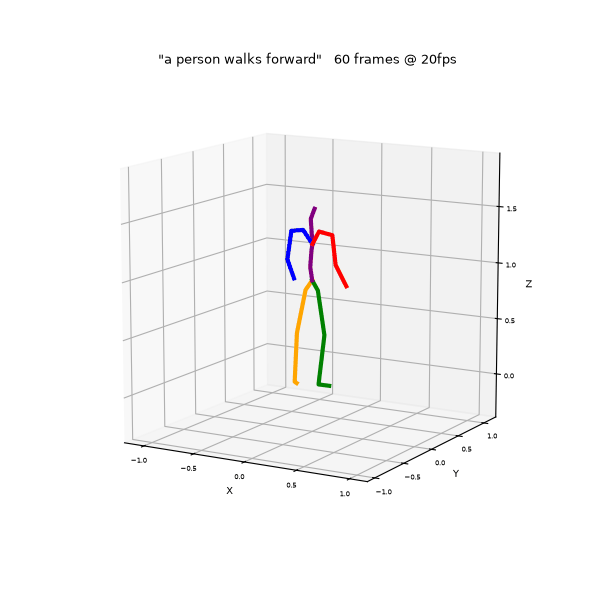
#> input picture assets/gifs/vae/00_a_person_walks_forward_60f.gif, 600 x 600 px
$ python make_filmstrip.py
#> lines starting #> are read from the running program, lines starting #| are printed output that depends on the picture
#!/usr/bin/env python
"""Grille de squelettes (version FR) : lignes = prompts, colonnes = instants."""
import os
import matplotlib
matplotlib.use("Agg")
import matplotlib.pyplot as plt
from PIL import Image

HERE = os.path.dirname(os.path.abspath(__file__))
OUT = os.path.join(HERE, "figures")
GIFDIR = os.path.join(HERE, "..", "..", "assets", "gifs", "vae")

rows = [
    ("00_a_person_walks_forward_60f.gif",            "marche en avant"),
    ("01_a_person_is_running_fast_60f.gif",          "course rapide"),
    ("02_a_person_jumps_up_60f.gif",                 "saut"),
    ("03_a_person_kicks_with_the_right_leg_60f.gif", "coup de pied (droite)"),
    ("04_a_person_sits_down_on_a_chair_60f.gif",     "s'assoit"),
]
times = [0, 15, 30, 45, 59]
CROP = (196, 170, 432, 452)
INK  = "#243B43"

fig, axes = plt.subplots(len(rows), len(times),
                         figsize=(len(times)*1.32, len(rows)*1.44))
for r, (fn, label) in enumerate(rows):
    im = Image.open(os.path.join(GIFDIR, fn))
#> im is the input picture: PIL image 600x600 P; mean R, G, B 248.4, 248.1, 248
    for c, t in enumerate(times):
        im.seek(t)
        frame = im.convert("RGB").crop(CROP)
        ax = axes[r][c]
        ax.imshow(frame)
        ax.set_xticks([]); ax.set_yticks([])
        for s in ax.spines.values():
            s.set_edgecolor("#D5DADD"); s.set_linewidth(0.8)
        if r == 0:
            ax.set_title(f"image {t}", fontsize=10, color=INK, pad=4)
        if c == 0:
            ax.set_ylabel(label, fontsize=10, color=INK,
                          rotation=90, va="center", labelpad=6)
#> this loop made 5 passes
#> pass 1, `frame = im.convert("RGB").crop(CROP)`:
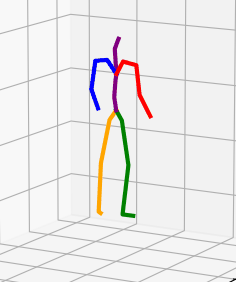
#> frame: PIL image 236x282 RGB; mean R, G, B 236.6, 235, 234.7
#> pass 2 of the loop `for r, (fn, label) in enumerate(rows):`:
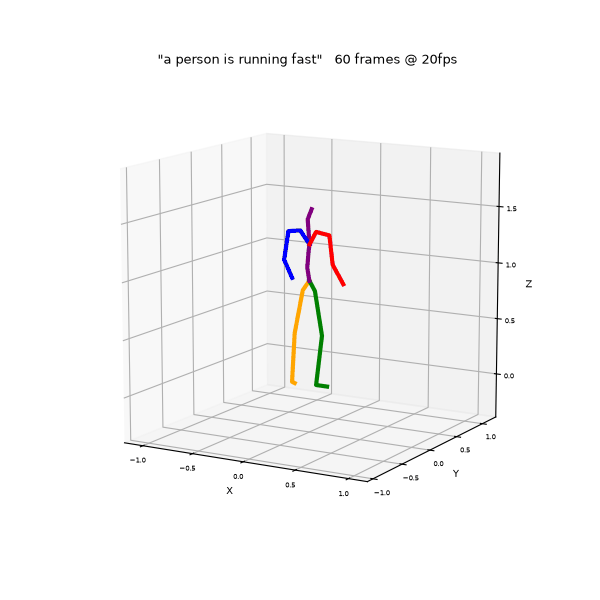
#> input picture assets/gifs/vae/01_a_person_is_running_fast_60f.gif, 600 x 600 px
#> im is the input picture: PIL image 600x600 P; mean R, G, B 248.4, 248.1, 248
#> the loop `for c, t in enumerate(times):` made 5 passes
#> pass 1, `frame = im.convert("RGB").crop(CROP)`:
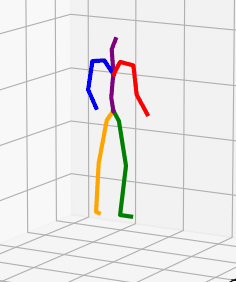
#> frame: PIL image 236x282 RGB; mean R, G, B 236.6, 235.1, 234.8
#> pass 3, `frame = im.convert("RGB").crop(CROP)`:
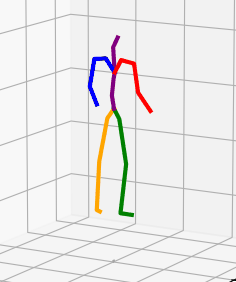
#> frame: PIL image 236x282 RGB; mean R, G, B 236.6, 235.1, 234.8
#> pass 3 of the loop `for r, (fn, label) in enumerate(rows):`:
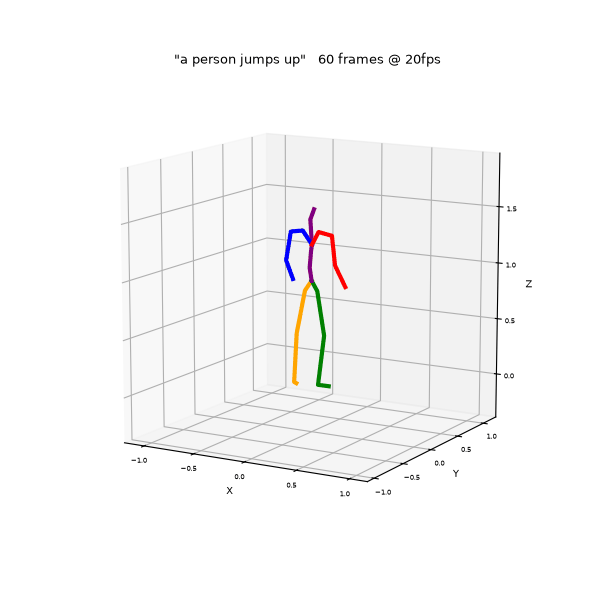
#> input picture assets/gifs/vae/02_a_person_jumps_up_60f.gif, 600 x 600 px
#> im is the input picture: PIL image 600x600 P; mean R, G, B 248.4, 248.1, 248.1
#> the loop `for c, t in enumerate(times):` made 5 passes
#> pass 1, `frame = im.convert("RGB").crop(CROP)`:
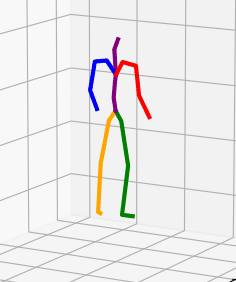
#> frame: PIL image 236x282 RGB; mean R, G, B 236.6, 235.1, 234.8
#> pass 3, `frame = im.convert("RGB").crop(CROP)`:
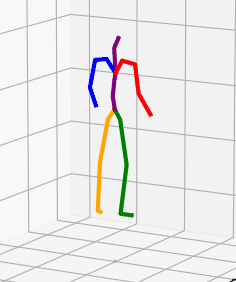
#> frame: PIL image 236x282 RGB; mean R, G, B 236.6, 235.1, 234.8
#> the loop made 5 passes; the first 3 are shown
fig.subplots_adjust(wspace=0.06, hspace=0.06,
                    left=0.13, right=0.995, top=0.945, bottom=0.008)
fig.savefig(os.path.join(OUT, "fig_skeleton_grid.pdf"), dpi=220,
            bbox_inches="tight", pad_inches=0.02)
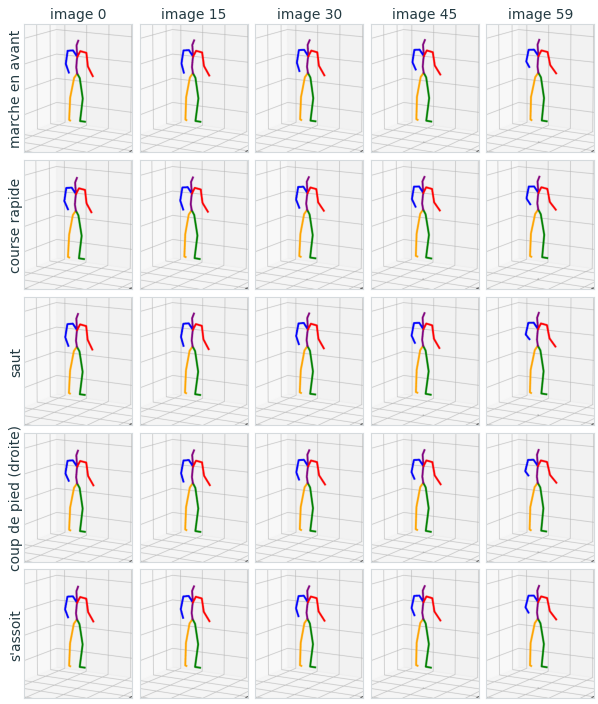
#> figure drawn by matplotlib, 25 panels
print("wrote fig_skeleton_grid.pdf (FR)")
